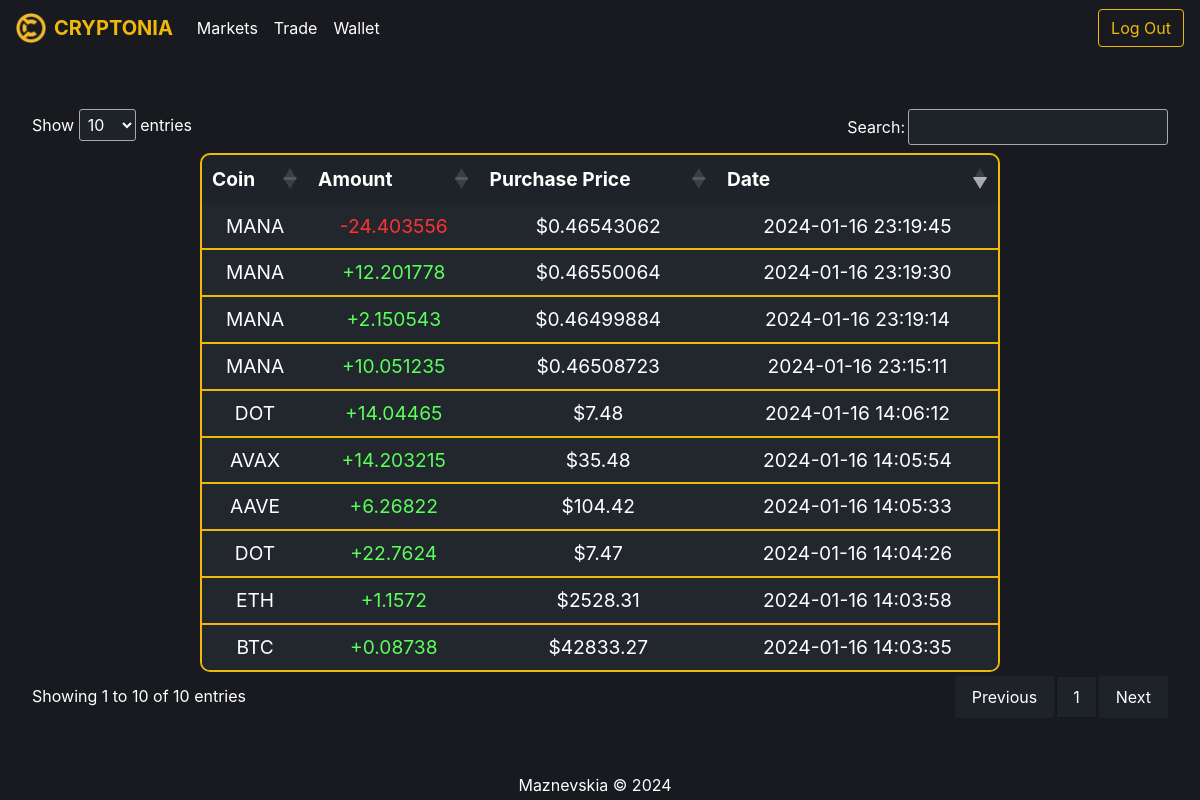
The page /transactions (signed in) on the database its author committed.
### tables this page shows
CREATE TABLE transactions (id INTEGER PRIMARY KEY, user_id INTEGER, name TEXT, crypto_symbol TEXT, transaction_type TEXT, amount REAL, purchase_price REAL, transaction_date DATETIME, FOREIGN KEY(user_id) REFERENCES users(id));

### app.py (the view)
@app.route("/transactions")
def transactions():
    if "user_id" not in session:
        return redirect("/login")
    user_id = session["user_id"]
    transactions = db.execute("SELECT * FROM transactions WHERE user_id = ?", user_id)
    return render_template("transactions.html", transactions=transactions)

### app.py (called while the page is built)
@app.after_request
def after_request(response):
    response.headers["Cache-Control"] = "no-cache, no-store, must-revalidate"
    response.headers["Expires"] = 0
    response.headers["Pragma"] = "no-cache"
    return response

### templates/transactions.html (shortened to what this page needs)
{% extends "layout.html" %}
{% block main %}
    <div id="transactionsDiv">
        <table class="transactions-table" id="transactionsTable">
            <thead>
                <tr>
                    <th>Coin</th>
                    <th>Amount</th>
                    <th>Purchase Price</th>
                    <th>Date</th>
                </tr>
            </thead>
            <tbody>
                {% for transaction in transactions %}
                    <tr id="transaction-row">
                        <td>{{ transaction.crypto_symbol }}</td>
                        <td class="{{ 'positive' if transaction.transaction_type == 'buy' else 'negative' }}">
                            {{ '+' if transaction.transaction_type == 'buy' }}{{ transaction.amount }}
                        </td>
                        <td>${{ transaction.purchase_price }}</td>
                        <td>{{ transaction.transaction_date }}</td>
                    </tr>
                {% endfor %}
            </tbody>
        </table>
    </div>
{% endblock %}

### static/styles.css (style rules this page uses)
* { color: white; }
body, main { background-color: #181a1f; }
body { display: flex; flex-direction: column; min-height: 100vh; }
main > div { padding: 1rem; box-sizing: border-box; }
main > div:only-of-type { grid-column: 1 / -1; justify-self: center; }
.accordion:hover .toggle-icon, .accordion.active .toggle-icon, .active, .accordion:hover, .panel, #transaction-row, #market-row { background-color: #22262d; }
.index-table, .wallet-table, .transactions-table { border-collapse: separate; border-spacing: 0; border: 2px solid #efb90b !important; background-color: #1e2329; border-radius: 10px; overflow: hidden; width: 100%; max-width: 600px; }
.index-table th, .index-table td, .wallet-table th, .wallet-table td, .transactions-table th, .transactions-table td { font-size: 1.2rem; border-bottom: 2px solid #efb90b; padding: 10px; text-align: center; }
#no-border { border-bottom: none; }
.index-table tr:last-child td, .wallet-table tr:last-child td, .transactions-table tr:last-child td { border-bottom: none; }
#walletDiv, #transactionsDiv, #marketsDiv { width: 100%; overflow: auto; min-height: 500px; }
.wallet-table, .transactions-table, .markets-table { margin: auto; max-width: 800px; }
.wallet-table th, .wallet-table td, .transactions-table th, .transactions-table td, .markets-table th, .markets-table td { padding: .5rem; }
#transaction-row, #market-row { color: white; }
.positive { color: rgb(90, 255, 90); }
.negative { color: rgb(255, 50, 50); }
@media (min-width: 600px) { body { justify-content: flex-end; } }

### rows shown on the page
transactions: transaction_type "+"
transactions: transaction_type "+"
transactions: transaction_type "+"
transactions: transaction_type "+"
transactions: transaction_type "+"
transactions: transaction_type "+"
transactions: transaction_type "+"
transactions: transaction_type "+"
transactions: transaction_type "+"
